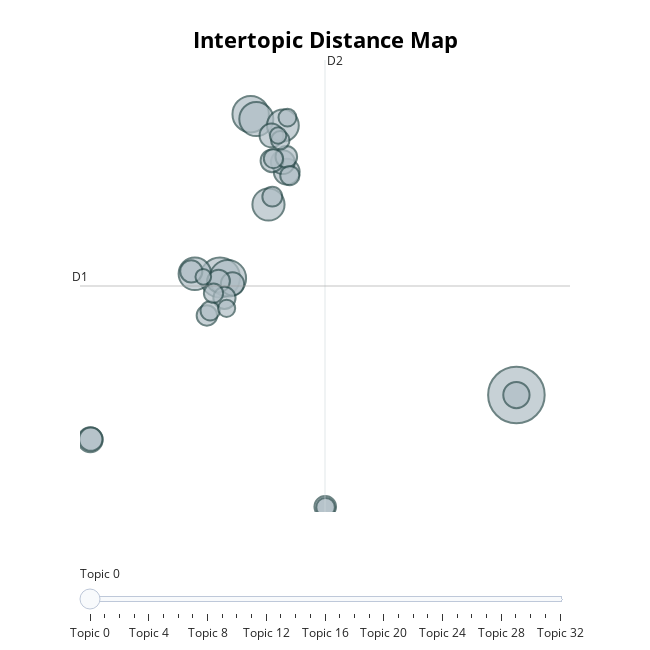

The cell this chart's notebook holds for it:
### Code cell
topic_model.visualize_topics()

### Figure 1 — Plotly figure (JSON) as saved in the notebook; plotly's stock layout.template omitted (floating-point values rounded to 4 significant figures)
{"data": [{"customdata": [[0, "product | it | love it | love | good", 130], [1, "phone | great | love | great phone | very", 65], [2, "camera | the | is | good | and", 54], [3, "case | my | clip | otterbox | this", 54], [4, "the | screen | the screen | scratches | was", 47], [5, "the | to | keyboard | and | for", 43], [6, "new | the | was | it | box", 42], [7, "charge | charger | not | it | the", 41], [8, "fast | expected | thanks | what | just as", 28], [9, "att | phone | with | tmobile | network", 27], [10, "venezuela | in venezuela | movistar | in | works", 25], [11, "phone | it | not | had | this", 23], [12, "working | stopped working | stopped | after | working after", 23], [13, "el | que | es | muy | la", 22], [14, "water | and | is | the | phone", 22], [15, "straight | straight talk | talk | sim | the", 21], [16, "blu | the | and | is | the blu", 21], [17, "size | is | for | the | phone", 20], [18, "memory | apps | sd | de | phone", 20], [19, "warning | warning warning | unlocked | unlock | to", 19], [20, "hear | volume | the | the volume | hearing", 19], [21, "watch | to | the watch | have | can", 17], [22, "was | phone was | phone | perfect | this phone", 16], [23, "iphone | she | loves | her | the iphone", 15], [24, "sim | card | sim card | the sim | the", 15], [25, "lte | not | rca | glte | not lte", 15], [26, "battery | life | battery life | day | batteries", 15], [27, "us | sim | it | the | the us", 14], [28, "the phone | the | on | to | to return", 14], [29, "battery | the battery | the | battery died | stack", 13], [30, "windows | the | nokia | windows phone | lumia", 12], [31, "warranty | to | buy | this | samsung", 11], [32, "basic | simple | is simple | internet | little phone", 10]], "hovertemplate": "<b>Topic %{customdata[0]}</b><br>%{customdata[1]}<br>Size: %{customdata[2]}", "legendgroup": "", "marker": {"color": "#B0BEC5", "line": {"color": "DarkSlateGrey", "width": 2}, "size": [130, 65, 54, 54, 47, 43, 42, 41, 28, 27, 25, 23, 23, 22, 22, 21, 21, 20, 20, 19, 19, 17, 16, 15, 15, 15, 15, 14, 14, 13, 12, 11, 10], "sizemode": "area", "sizeref": 0.08125, "symbol": "circle"}, "mode": "markers", "name": "", "orientation": "v", "showlegend": false, "type": "scatter", "x": [18.83, 3.208, 3.621, 4.825, 5.121, 1.883, 5.762, 6.524, 18.83, 6.725, -3.626, 6.52, 5.92, -3.602, 3.865, 5.946, 3.13, 1.694, 3.441, 8.754, 6.702, 2.517, 5.963, 2.688, 6.024, 6.889, 2.865, 8.771, 6.384, 6.762, 3.555, 6.268, 2.327], "xaxis": "x", "y": [3.137, 7.73, 7.699, 14.11, 13.92, 7.874, 10.58, 13.67, 3.137, 11.86, 1.389, 12.24, 13.28, 1.413, 7.481, 12.29, 7.59, 7.968, 6.932, -1.23, 12.45, 6.248, 10.89, 6.427, 12.38, 11.71, 7.116, -1.248, 13.09, 13.98, 6.525, 13.28, 7.756], "yaxis": "y"}], "layout": {"annotations": [{"showarrow": false, "text": "D1", "x": -4.17, "y": 7.398, "yshift": 10}, {"showarrow": false, "text": "D2", "x": 8.741, "xshift": 10, "y": 16.23}], "height": 650, "hoverlabel": {"bgcolor": "white", "font": {"family": "Rockwell", "size": 16}}, "legend": {"itemsizing": "constant", "tracegroupgap": 0}, "margin": {"t": 60}, "shapes": [{"line": {"color": "#CFD8DC", "width": 2}, "type": "line", "x0": 8.741, "x1": 8.741, "y0": -1.435, "y1": 16.23}, {"line": {"color": "#9E9E9E", "width": 2}, "type": "line", "x0": -4.17, "x1": 21.65, "y0": 7.398, "y1": 7.398}], "sliders": [{"active": 0, "pad": {"t": 50}, "steps": [{"args": [{"marker.color": [["red", "#B0BEC5", "#B0BEC5", "#B0BEC5", "#B0BEC5", "#B0BEC5", "#B0BEC5", "#B0BEC5", "#B0BEC5", "#B0BEC5", "#B0BEC5", "#B0BEC5", "#B0BEC5", "#B0BEC5", "#B0BEC5", "#B0BEC5", "#B0BEC5", "#B0BEC5", "#B0BEC5", "#B0BEC5", "#B0BEC5", "#B0BEC5", "#B0BEC5", "#B0BEC5", "#B0BEC5", "#B0BEC5", "#B0BEC5", "#B0BEC5", "#B0BEC5", "#B0BEC5", "#B0BEC5", "#B0BEC5", "#B0BEC5"]]}], "label": "Topic 0", "method": "update"}, {"args": [{"marker.color": [["#B0BEC5", "red", "#B0BEC5", "#B0BEC5", "#B0BEC5", "#B0BEC5", "#B0BEC5", "#B0BEC5", "#B0BEC5", "#B0BEC5", "#B0BEC5", "#B0BEC5", "#B0BEC5", "#B0BEC5", "#B0BEC5", "#B0BEC5", "#B0BEC5", "#B0BEC5", "#B0BEC5", "#B0BEC5", "#B0BEC5", "#B0BEC5", "#B0BEC5", "#B0BEC5", "#B0BEC5", "#B0BEC5", "#B0BEC5", "#B0BEC5", "#B0BEC5", "#B0BEC5", "#B0BEC5", "#B0BEC5", "#B0BEC5"]]}], "label": "Topic 1", "method": "update"}, {"args": [{"marker.color": [["#B0BEC5", "#B0BEC5", "red", "#B0BEC5", "#B0BEC5", "#B0BEC5", "#B0BEC5", "#B0BEC5", "#B0BEC5", "#B0BEC5", "#B0BEC5", "#B0BEC5", "#B0BEC5", "#B0BEC5", "#B0BEC5", "#B0BEC5", "#B0BEC5", "#B0BEC5", "#B0BEC5", "#B0BEC5", "#B0BEC5", "#B0BEC5", "#B0BEC5", "#B0BEC5", "#B0BEC5", "#B0BEC5", "#B0BEC5", "#B0BEC5", "#B0BEC5", "#B0BEC5", "#B0BEC5", "#B0BEC5", "#B0BEC5"]]}], "label": "Topic 2", "method": "update"}, {"args": [{"marker.color": [["#B0BEC5", "#B0BEC5", "#B0BEC5", "red", "#B0BEC5", "#B0BEC5", "#B0BEC5", "#B0BEC5", "#B0BEC5", "#B0BEC5", "#B0BEC5", "#B0BEC5", "#B0BEC5", "#B0BEC5", "#B0BEC5", "#B0BEC5", "#B0BEC5", "#B0BEC5", "#B0BEC5", "#B0BEC5", "#B0BEC5", "#B0BEC5", "#B0BEC5", "#B0BEC5", "#B0BEC5", "#B0BEC5", "#B0BEC5", "#B0BEC5", "#B0BEC5", "#B0BEC5", "#B0BEC5", "#B0BEC5", "#B0BEC5"]]}], "label": "Topic 3", "method": "update"}, {"args": [{"marker.color": [["#B0BEC5", "#B0BEC5", "#B0BEC5", "#B0BEC5", "red", "#B0BEC5", "#B0BEC5", "#B0BEC5", "#B0BEC5", "#B0BEC5", "#B0BEC5", "#B0BEC5", "#B0BEC5", "#B0BEC5", "#B0BEC5", "#B0BEC5", "#B0BEC5", "#B0BEC5", "#B0BEC5", "#B0BEC5", "#B0BEC5", "#B0BEC5", "#B0BEC5", "#B0BEC5", "#B0BEC5", "#B0BEC5", "#B0BEC5", "#B0BEC5", "#B0BEC5", "#B0BEC5", "#B0BEC5", "#B0BEC5", "#B0BEC5"]]}], "label": "Topic 4", "method": "update"}, {"args": [{"marker.color": [["#B0BEC5", "#B0BEC5", "#B0BEC5", "#B0BEC5", "#B0BEC5", "red", "#B0BEC5", "#B0BEC5", "#B0BEC5", "#B0BEC5", "#B0BEC5", "#B0BEC5", "#B0BEC5", "#B0BEC5", "#B0BEC5", "#B0BEC5", "#B0BEC5", "#B0BEC5", "#B0BEC5", "#B0BEC5", "#B0BEC5", "#B0BEC5", "#B0BEC5", "#B0BEC5", "#B0BEC5", "#B0BEC5", "#B0BEC5", "#B0BEC5", "#B0BEC5", "#B0BEC5", "#B0BEC5", "#B0BEC5", "#B0BEC5"]]}], "label": "Topic 5", "method": "update"}, {"args": [{"marker.color": [["#B0BEC5", "#B0BEC5", "#B0BEC5", "#B0BEC5", "#B0BEC5", "#B0BEC5", "red", "#B0BEC5", "#B0BEC5", "#B0BEC5", "#B0BEC5", "#B0BEC5", "#B0BEC5", "#B0BEC5", "#B0BEC5", "#B0BEC5", "#B0BEC5", "#B0BEC5", "#B0BEC5", "#B0BEC5", "#B0BEC5", "#B0BEC5", "#B0BEC5", "#B0BEC5", "#B0BEC5", "#B0BEC5", "#B0BEC5", "#B0BEC5", "#B0BEC5", "#B0BEC5", "#B0BEC5", "#B0BEC5", "#B0BEC5"]]}], "label": "Topic 6", "method": "update"}, {"args": [{"marker.color": [["#B0BEC5", "#B0BEC5", "#B0BEC5", "#B0BEC5", "#B0BEC5", "#B0BEC5", "#B0BEC5", "red", "#B0BEC5", "#B0BEC5", "#B0BEC5", "#B0BEC5", "#B0BEC5", "#B0BEC5", "#B0BEC5", "#B0BEC5", "#B0BEC5", "#B0BEC5", "#B0BEC5", "#B0BEC5", "#B0BEC5", "#B0BEC5", "#B0BEC5", "#B0BEC5", "#B0BEC5", "#B0BEC5", "#B0BEC5", "#B0BEC5", "#B0BEC5", "#B0BEC5", "#B0BEC5", "#B0BEC5", "#B0BEC5"]]}], "label": "Topic 7", "method": "update"}, {"args": [{"marker.color": [["#B0BEC5", "#B0BEC5", "#B0BEC5", "#B0BEC5", "#B0BEC5", "#B0BEC5", "#B0BEC5", "#B0BEC5", "red", "#B0BEC5", "#B0BEC5", "#B0BEC5", "#B0BEC5", "#B0BEC5", "#B0BEC5", "#B0BEC5", "#B0BEC5", "#B0BEC5", "#B0BEC5", "#B0BEC5", "#B0BEC5", "#B0BEC5", "#B0BEC5", "#B0BEC5", "#B0BEC5", "#B0BEC5", "#B0BEC5", "#B0BEC5", "#B0BEC5", "#B0BEC5", "#B0BEC5", "#B0BEC5", "#B0BEC5"]]}], "label": "Topic 8", "method": "update"}, {"args": [{"marker.color": [["#B0BEC5", "#B0BEC5", "#B0BEC5", "#B0BEC5", "#B0BEC5", "#B0BEC5", "#B0BEC5", "#B0BEC5", "#B0BEC5", "red", "#B0BEC5", "#B0BEC5", "#B0BEC5", "#B0BEC5", "#B0BEC5", "#B0BEC5", "#B0BEC5", "#B0BEC5", "#B0BEC5", "#B0BEC5", "#B0BEC5", "#B0BEC5", "#B0BEC5", "#B0BEC5", "#B0BEC5", "#B0BEC5", "#B0BEC5", "#B0BEC5", "#B0BEC5", "#B0BEC5", "#B0BEC5", "#B0BEC5", "#B0BEC5"]]}], "label": "Topic 9", "method": "update"}, {"args": [{"marker.color": [["#B0BEC5", "#B0BEC5", "#B0BEC5", "#B0BEC5", "#B0BEC5", "#B0BEC5", "#B0BEC5", "#B0BEC5", "#B0BEC5", "#B0BEC5", "red", "#B0BEC5", "#B0BEC5", "#B0BEC5", "#B0BEC5", "#B0BEC5", "#B0BEC5", "#B0BEC5", "#B0BEC5", "#B0BEC5", "#B0BEC5", "#B0BEC5", "#B0BEC5", "#B0BEC5", "#B0BEC5", "#B0BEC5", "#B0BEC5", "#B0BEC5", "#B0BEC5", "#B0BEC5", "#B0BEC5", "#B0BEC5", "#B0BEC5"]]}], "label": "Topic 10", "method": "update"}, {"args": [{"marker.color": [["#B0BEC5", "#B0BEC5", "#B0BEC5", "#B0BEC5", "#B0BEC5", "#B0BEC5", "#B0BEC5", "#B0BEC5", "#B0BEC5", "#B0BEC5", "#B0BEC5", "red", "#B0BEC5", "#B0BEC5", "#B0BEC5", "#B0BEC5", "#B0BEC5", "#B0BEC5", "#B0BEC5", "#B0BEC5", "#B0BEC5", "#B0BEC5", "#B0BEC5", "#B0BEC5", "#B0BEC5", "#B0BEC5", "#B0BEC5", "#B0BEC5", "#B0BEC5", "#B0BEC5", "#B0BEC5", "#B0BEC5", "#B0BEC5"]]}], "label": "Topic 11", "method": "update"}, {"args": [{"marker.color": [["#B0BEC5", "#B0BEC5", "#B0BEC5", "#B0BEC5", "#B0BEC5", "#B0BEC5", "#B0BEC5", "#B0BEC5", "#B0BEC5", "#B0BEC5", "#B0BEC5", "#B0BEC5", "red", "#B0BEC5", "#B0BEC5", "#B0BEC5", "#B0BEC5", "#B0BEC5", "#B0BEC5", "#B0BEC5", "#B0BEC5", "#B0BEC5", "#B0BEC5", "#B0BEC5", "#B0BEC5", "#B0BEC5", "#B0BEC5", "#B0BEC5", "#B0BEC5", "#B0BEC5", "#B0BEC5", "#B0BEC5", "#B0BEC5"]]}], "label": "Topic 12", "method": "update"}, {"args": [{"marker.color": [["#B0BEC5", "#B0BEC5", "#B0BEC5", "#B0BEC5", "#B0BEC5", "#B0BEC5", "#B0BEC5", "#B0BEC5", "#B0BEC5", "#B0BEC5", "#B0BEC5", "#B0BEC5", "#B0BEC5", "red", "#B0BEC5", "#B0BEC5", "#B0BEC5", "#B0BEC5", "#B0BEC5", "#B0BEC5", "#B0BEC5", "#B0BEC5", "#B0BEC5", "#B0BEC5", "#B0BEC5", "#B0BEC5", "#B0BEC5", "#B0BEC5", "#B0BEC5", "#B0BEC5", "#B0BEC5", "#B0BEC5", "#B0BEC5"]]}], "label": "Topic 13", "method": "update"}, {"args": [{"marker.color": [["#B0BEC5", "#B0BEC5", "#B0BEC5", "#B0BEC5", "#B0BEC5", "#B0BEC5", "#B0BEC5", "#B0BEC5", "#B0BEC5", "#B0BEC5", "#B0BEC5", "#B0BEC5", "#B0BEC5", "#B0BEC5", "red", "#B0BEC5", "#B0BEC5", "#B0BEC5", "#B0BEC5", "#B0BEC5", "#B0BEC5", "#B0BEC5", "#B0BEC5", "#B0BEC5", "#B0BEC5", "#B0BEC5", "#B0BEC5", "#B0BEC5", "#B0BEC5", "#B0BEC5", "#B0BEC5", "#B0BEC5", "#B0BEC5"]]}], "label": "Topic 14", "method": "update"}, {"args": [{"marker.color": [["#B0BEC5", "#B0BEC5", "#B0BEC5", "#B0BEC5", "#B0BEC5", "#B0BEC5", "#B0BEC5", "#B0BEC5", "#B0BEC5", "#B0BEC5", "#B0BEC5", "#B0BEC5", "#B0BEC5", "#B0BEC5", "#B0BEC5", "red", "#B0BEC5", "#B0BEC5", "#B0BEC5", "#B0BEC5", "#B0BEC5", "#B0BEC5", "#B0BEC5", "#B0BEC5", "#B0BEC5", "#B0BEC5", "#B0BEC5", "#B0BEC5", "#B0BEC5", "#B0BEC5", "#B0BEC5", "#B0BEC5", "#B0BEC5"]]}], "label": "Topic 15", "method": "update"}, {"args": [{"marker.color": [["#B0BEC5", "#B0BEC5", "#B0BEC5", "#B0BEC5", "#B0BEC5", "#B0BEC5", "#B0BEC5", "#B0BEC5", "#B0BEC5", "#B0BEC5", "#B0BEC5", "#B0BEC5", "#B0BEC5", "#B0BEC5", "#B0BEC5", "#B0BEC5", "red", "#B0BEC5", "#B0BEC5", "#B0BEC5", "#B0BEC5", "#B0BEC5", "#B0BEC5", "#B0BEC5", "#B0BEC5", "#B0BEC5", "#B0BEC5", "#B0BEC5", "#B0BEC5", "#B0BEC5", "#B0BEC5", "#B0BEC5", "#B0BEC5"]]}], "label": "Topic 16", "method": "update"}, {"args": [{"marker.color": [["#B0BEC5", "#B0BEC5", "#B0BEC5", "#B0BEC5", "#B0BEC5", "#B0BEC5", "#B0BEC5", "#B0BEC5", "#B0BEC5", "#B0BEC5", "#B0BEC5", "#B0BEC5", "#B0BEC5", "#B0BEC5", "#B0BEC5", "#B0BEC5", "#B0BEC5", "red", "#B0BEC5", "#B0BEC5", "#B0BEC5", "#B0BEC5", "#B0BEC5", "#B0BEC5", "#B0BEC5", "#B0BEC5", "#B0BEC5", "#B0BEC5", "#B0BEC5", "#B0BEC5", "#B0BEC5", "#B0BEC5", "#B0BEC5"]]}], "label": "Topic 17", "method": "update"}, {"args": [{"marker.color": [["#B0BEC5", "#B0BEC5", "#B0BEC5", "#B0BEC5", "#B0BEC5", "#B0BEC5", "#B0BEC5", "#B0BEC5", "#B0BEC5", "#B0BEC5", "#B0BEC5", "#B0BEC5", "#B0BEC5", "#B0BEC5", "#B0BEC5", "#B0BEC5", "#B0BEC5", "#B0BEC5", "red", "#B0BEC5", "#B0BEC5", "#B0BEC5", "#B0BEC5", "#B0BEC5", "#B0BEC5", "#B0BEC5", "#B0BEC5", "#B0BEC5", "#B0BEC5", "#B0BEC5", "#B0BEC5", "#B0BEC5", "#B0BEC5"]]}], "label": "Topic 18", "method": "update"}, {"args": [{"marker.color": [["#B0BEC5", "#B0BEC5", "#B0BEC5", "#B0BEC5", "#B0BEC5", "#B0BEC5", "#B0BEC5", "#B0BEC5", "#B0BEC5", "#B0BEC5", "#B0BEC5", "#B0BEC5", "#B0BEC5", "#B0BEC5", "#B0BEC5", "#B0BEC5", "#B0BEC5", "#B0BEC5", "#B0BEC5", "red", "#B0BEC5", "#B0BEC5", "#B0BEC5", "#B0BEC5", "#B0BEC5", "#B0BEC5", "#B0BEC5", "#B0BEC5", "#B0BEC5", "#B0BEC5", "#B0BEC5", "#B0BEC5", "#B0BEC5"]]}], "label": "Topic 19", "method": "update"}, {"args": [{"marker.color": [["#B0BEC5", "#B0BEC5", "#B0BEC5", "#B0BEC5", "#B0BEC5", "#B0BEC5", "#B0BEC5", "#B0BEC5", "#B0BEC5", "#B0BEC5", "#B0BEC5", "#B0BEC5", "#B0BEC5", "#B0BEC5", "#B0BEC5", "#B0BEC5", "#B0BEC5", "#B0BEC5", "#B0BEC5", "#B0BEC5", "red", "#B0BEC5", "#B0BEC5", "#B0BEC5", "#B0BEC5", "#B0BEC5", "#B0BEC5", "#B0BEC5", "#B0BEC5", "#B0BEC5", "#B0BEC5", "#B0BEC5", "#B0BEC5"]]}], "label": "Topic 20", "method": "update"}, {"args": [{"marker.color": [["#B0BEC5", "#B0BEC5", "#B0BEC5", "#B0BEC5", "#B0BEC5", "#B0BEC5", "#B0BEC5", "#B0BEC5", "#B0BEC5", "#B0BEC5", "#B0BEC5", "#B0BEC5", "#B0BEC5", "#B0BEC5", "#B0BEC5", "#B0BEC5", "#B0BEC5", "#B0BEC5", "#B0BEC5", "#B0BEC5", "#B0BEC5", "red", "#B0BEC5", "#B0BEC5", "#B0BEC5", "#B0BEC5", "#B0BEC5", "#B0BEC5", "#B0BEC5", "#B0BEC5", "#B0BEC5", "#B0BEC5", "#B0BEC5"]]}], "label": "Topic 21", "method": "update"}, {"args": [{"marker.color": [["#B0BEC5", "#B0BEC5", "#B0BEC5", "#B0BEC5", "#B0BEC5", "#B0BEC5", "#B0BEC5", "#B0BEC5", "#B0BEC5", "#B0BEC5", "#B0BEC5", "#B0BEC5", "#B0BEC5", "#B0BEC5", "#B0BEC5", "#B0BEC5", "#B0BEC5", "#B0BEC5", "#B0BEC5", "#B0BEC5", "#B0BEC5", "#B0BEC5", "red", "#B0BEC5", "#B0BEC5", "#B0BEC5", "#B0BEC5", "#B0BEC5", "#B0BEC5", "#B0BEC5", "#B0BEC5", "#B0BEC5", "#B0BEC5"]]}], "label": "Topic 22", "method": "update"}, {"args": [{"marker.color": [["#B0BEC5", "#B0BEC5", "#B0BEC5", "#B0BEC5", "#B0BEC5", "#B0BEC5", "#B0BEC5", "#B0BEC5", "#B0BEC5", "#B0BEC5", "#B0BEC5", "#B0BEC5", "#B0BEC5", "#B0BEC5", "#B0BEC5", "#B0BEC5", "#B0BEC5", "#B0BEC5", "#B0BEC5", "#B0BEC5", "#B0BEC5", "#B0BEC5", "#B0BEC5", "red", "#B0BEC5", "#B0BEC5", "#B0BEC5", "#B0BEC5", "#B0BEC5", "#B0BEC5", "#B0BEC5", "#B0BEC5", "#B0BEC5"]]}], "label": "Topic 23", "method": "update"}, {"args": [{"marker.color": [["#B0BEC5", "#B0BEC5", "#B0BEC5", "#B0BEC5", "#B0BEC5", "#B0BEC5", "#B0BEC5", "#B0BEC5", "#B0BEC5", "#B0BEC5", "#B0BEC5", "#B0BEC5", "#B0BEC5", "#B0BEC5", "#B0BEC5", "#B0BEC5", "#B0BEC5", "#B0BEC5", "#B0BEC5", "#B0BEC5", "#B0BEC5", "#B0BEC5", "#B0BEC5", "#B0BEC5", "red", "#B0BEC5", "#B0BEC5", "#B0BEC5", "#B0BEC5", "#B0BEC5", "#B0BEC5", "#B0BEC5", "#B0BEC5"]]}], "label": "Topic 24", "method": "update"}, {"args": [{"marker.color": [["#B0BEC5", "#B0BEC5", "#B0BEC5", "#B0BEC5", "#B0BEC5", "#B0BEC5", "#B0BEC5", "#B0BEC5", "#B0BEC5", "#B0BEC5", "#B0BEC5", "#B0BEC5", "#B0BEC5", "#B0BEC5", "#B0BEC5", "#B0BEC5", "#B0BEC5", "#B0BEC5", "#B0BEC5", "#B0BEC5", "#B0BEC5", "#B0BEC5", "#B0BEC5", "#B0BEC5", "#B0BEC5", "red", "#B0BEC5", "#B0BEC5", "#B0BEC5", "#B0BEC5", "#B0BEC5", "#B0BEC5", "#B0BEC5"]]}], "label": "Topic 25", "method": "update"}, {"args": [{"marker.color": [["#B0BEC5", "#B0BEC5", "#B0BEC5", "#B0BEC5", "#B0BEC5", "#B0BEC5", "#B0BEC5", "#B0BEC5", "#B0BEC5", "#B0BEC5", "#B0BEC5", "#B0BEC5", "#B0BEC5", "#B0BEC5", "#B0BEC5", "#B0BEC5", "#B0BEC5", "#B0BEC5", "#B0BEC5", "#B0BEC5", "#B0BEC5", "#B0BEC5", "#B0BEC5", "#B0BEC5", "#B0BEC5", "#B0BEC5", "red", "#B0BEC5", "#B0BEC5", "#B0BEC5", "#B0BEC5", "#B0BEC5", "#B0BEC5"]]}], "label": "Topic 26", "method": "update"}, {"args": [{"marker.color": [["#B0BEC5", "#B0BEC5", "#B0BEC5", "#B0BEC5", "#B0BEC5", "#B0BEC5", "#B0BEC5", "#B0BEC5", "#B0BEC5", "#B0BEC5", "#B0BEC5", "#B0BEC5", "#B0BEC5", "#B0BEC5", "#B0BEC5", "#B0BEC5", "#B0BEC5", "#B0BEC5", "#B0BEC5", "#B0BEC5", "#B0BEC5", "#B0BEC5", "#B0BEC5", "#B0BEC5", "#B0BEC5", "#B0BEC5", "#B0BEC5", "red", "#B0BEC5", "#B0BEC5", "#B0BEC5", "#B0BEC5", "#B0BEC5"]]}], "label": "Topic 27", "method": "update"}, {"args": [{"marker.color": [["#B0BEC5", "#B0BEC5", "#B0BEC5", "#B0BEC5", "#B0BEC5", "#B0BEC5", "#B0BEC5", "#B0BEC5", "#B0BEC5", "#B0BEC5", "#B0BEC5", "#B0BEC5", "#B0BEC5", "#B0BEC5", "#B0BEC5", "#B0BEC5", "#B0BEC5", "#B0BEC5", "#B0BEC5", "#B0BEC5", "#B0BEC5", "#B0BEC5", "#B0BEC5", "#B0BEC5", "#B0BEC5", "#B0BEC5", "#B0BEC5", "#B0BEC5", "red", "#B0BEC5", "#B0BEC5", "#B0BEC5", "#B0BEC5"]]}], "label": "Topic 28", "method": "update"}, {"args": [{"marker.color": [["#B0BEC5", "#B0BEC5", "#B0BEC5", "#B0BEC5", "#B0BEC5", "#B0BEC5", "#B0BEC5", "#B0BEC5", "#B0BEC5", "#B0BEC5", "#B0BEC5", "#B0BEC5", "#B0BEC5", "#B0BEC5", "#B0BEC5", "#B0BEC5", "#B0BEC5", "#B0BEC5", "#B0BEC5", "#B0BEC5", "#B0BEC5", "#B0BEC5", "#B0BEC5", "#B0BEC5", "#B0BEC5", "#B0BEC5", "#B0BEC5", "#B0BEC5", "#B0BEC5", "red", "#B0BEC5", "#B0BEC5", "#B0BEC5"]]}], "label": "Topic 29", "method": "update"}, {"args": [{"marker.color": [["#B0BEC5", "#B0BEC5", "#B0BEC5", "#B0BEC5", "#B0BEC5", "#B0BEC5", "#B0BEC5", "#B0BEC5", "#B0BEC5", "#B0BEC5", "#B0BEC5", "#B0BEC5", "#B0BEC5", "#B0BEC5", "#B0BEC5", "#B0BEC5", "#B0BEC5", "#B0BEC5", "#B0BEC5", "#B0BEC5", "#B0BEC5", "#B0BEC5", "#B0BEC5", "#B0BEC5", "#B0BEC5", "#B0BEC5", "#B0BEC5", "#B0BEC5", "#B0BEC5", "#B0BEC5", "red", "#B0BEC5", "#B0BEC5"]]}], "label": "Topic 30", "method": "update"}, {"args": [{"marker.color": [["#B0BEC5", "#B0BEC5", "#B0BEC5", "#B0BEC5", "#B0BEC5", "#B0BEC5", "#B0BEC5", "#B0BEC5", "#B0BEC5", "#B0BEC5", "#B0BEC5", "#B0BEC5", "#B0BEC5", "#B0BEC5", "#B0BEC5", "#B0BEC5", "#B0BEC5", "#B0BEC5", "#B0BEC5", "#B0BEC5", "#B0BEC5", "#B0BEC5", "#B0BEC5", "#B0BEC5", "#B0BEC5", "#B0BEC5", "#B0BEC5", "#B0BEC5", "#B0BEC5", "#B0BEC5", "#B0BEC5", "red", "#B0BEC5"]]}], "label": "Topic 31", "method": "update"}, {"args": [{"marker.color": [["#B0BEC5", "#B0BEC5", "#B0BEC5", "#B0BEC5", "#B0BEC5", "#B0BEC5", "#B0BEC5", "#B0BEC5", "#B0BEC5", "#B0BEC5", "#B0BEC5", "#B0BEC5", "#B0BEC5", "#B0BEC5", "#B0BEC5", "#B0BEC5", "#B0BEC5", "#B0BEC5", "#B0BEC5", "#B0BEC5", "#B0BEC5", "#B0BEC5", "#B0BEC5", "#B0BEC5", "#B0BEC5", "#B0BEC5", "#B0BEC5", "#B0BEC5", "#B0BEC5", "#B0BEC5", "#B0BEC5", "#B0BEC5", "red"]]}], "label": "Topic 32", "method": "update"}]}], "title": {"font": {"color": "Black", "size": 22}, "text": "<b>Intertopic Distance Map</b>", "x": 0.5, "xanchor": "center", "y": 0.95, "yanchor": "top"}, "width": 650, "xaxis": {"anchor": "y", "domain": [0, 1], "range": [-4.17, 21.65], "title": {"text": ""}, "visible": false}, "yaxis": {"anchor": "x", "domain": [0, 1], "range": [-1.435, 16.23], "title": {"text": ""}, "visible": false}}}
